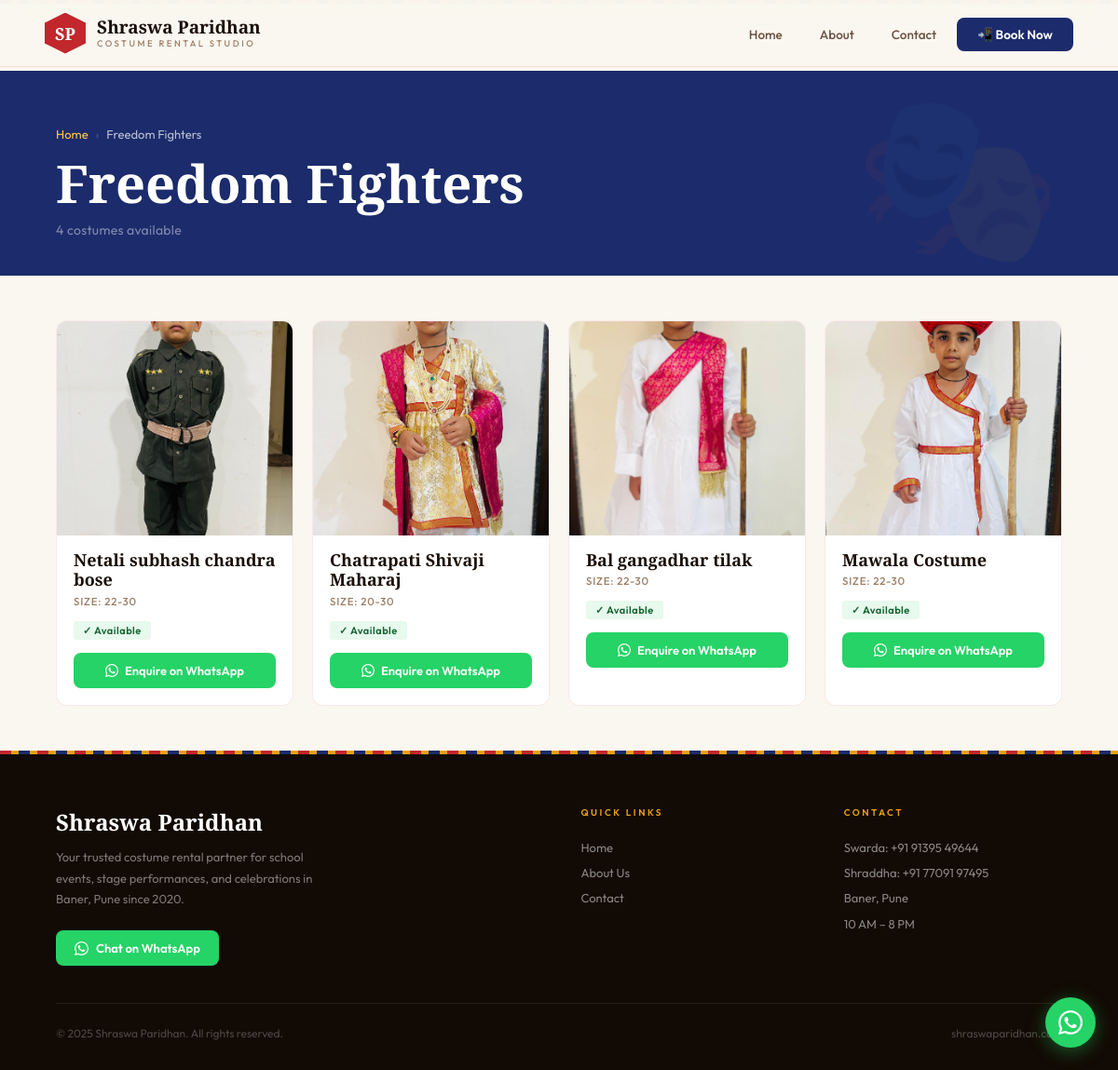
The page /category/5/ on the database its author committed.
### app/models.py (models this page shows, shortened)
class Category(models.Model):
    name = models.CharField(max_length=100)
    parent = models.ForeignKey(
        'self',
        on_delete=models.CASCADE,
        null=True,
        blank=True,
        related_name='subcategories'
    )

class Dress(models.Model):
    name = models.CharField(max_length=200)
    category = models.ForeignKey(Category, on_delete=models.CASCADE, related_name='dresses')
    size = models.CharField(max_length=20)
    price_per_day = models.DecimalField(max_digits=8, decimal_places=2)
    image = models.ImageField(upload_to='dresses/')
    available = models.BooleanField(default=True)

### app/views.py (the view)
# urls.py: path('category/<int:pk>/', views.category_detail, name='category_detail'),
def category_detail(request, pk):
    category = get_object_or_404(Category, pk=pk)
    dresses = category.dresses.all()
    categories = Category.objects.filter(parent=None)
    return render(request, 'app/category_detail.html', {
        'category': category,
        'dresses': dresses,
        'categories': categories,
    })

### app/templates/app/category_detail.html (shortened to what this page needs)
{% extends 'app/base.html' %}
{% block content %}
<div class="cat-detail-hero">
  <div class="breadcrumb">
    <a href="/">Home</a>
    <span class="breadcrumb-sep">›</span>
    <span style="color:rgba(255,255,255,0.7);">{{ category.name }}</span>
  </div>
  <h1 class="cat-detail-title">{{ category.name }}</h1>
  <p class="cat-detail-count">{{ dresses.count }} costume{{ dresses.count|pluralize }} available</p>
</div>
<div class="products-section">
  {% if dresses %}
  <div class="costume-grid">
    {% for dress in dresses %}
    <div class="costume-card">
      <div class="costume-card-img-wrap">
        <img src="{{ dress.image.url }}" alt="{{ dress.name }}" class="costume-card-img" loading="lazy">
      </div>
      <div class="costume-card-body">
        <div class="costume-card-name">{{ dress.name }}</div>
        <div class="costume-card-size">Size: {{ dress.size }}</div>
        {% if dress.available %}
          <div class="badge-available">✓ Available</div>
        {% else %}
          <div class="badge-unavailable">✕ Unavailable</div>
        {% endif %}
        <a href="https://wa.me/919139549644?text=Hi!+I'm+interested+in+renting+{{ dress.name|urlencode }}+(Size:+{{ dress.size|urlencode }})+from+Shraswa+Paridhan."
           class="enquire-btn" target="_blank">
          Enquire on WhatsApp
        </a>
      </div>
    </div>
    {% endfor %}
  </div>
  {% endif %}
</div>
{% endblock %}

### app/templates/app/base.html (style rules this page uses)
:root { --crimson: #C1272D; --crimson-dark: #8B0000; --crimson-light: #E8474D; --turmeric: #E8A117; --turmeric-light: #FFC845; --indigo: #1B2B6B; --indigo-mid: #2D3F8A; --ivory: #FAF7F0; --parchment: #F2EAD8; --warm-dark: #120A04; --text: #1A0E06; --text-muted: #6B5040; --text-light: #9C7E65; --nav-height: 72px; --border: rgba(193,39,45,0.12); }
* { margin: 0; padding: 0; box-sizing: border-box; }
html { scroll-behavior: smooth; }
body { font-family: 'Outfit', sans-serif; background: var(--ivory); color: var(--text); overflow-x: hidden; }
.costume-card { background: white; border-radius: 12px; overflow: hidden; border: 1px solid rgba(193,39,45,0.1); transition: transform 0.3s, box-shadow 0.3s; position: relative; }
.costume-card-img-wrap { position: relative; overflow: hidden; }
.costume-card-img { width: 100%; height: 230px; object-fit: cover; display: block; background: var(--parchment); transition: transform 0.45s ease; }
.costume-card-body { padding: 16px 18px 18px; }
.costume-card-name { font-family: 'Cormorant Garamond', serif; font-weight: 700; font-size: 18px; color: var(--text); margin-bottom: 4px; line-height: 1.2; }
.costume-card-size { font-size: 11.5px; color: var(--text-light); margin-bottom: 12px; font-weight: 500; text-transform: uppercase; letter-spacing: 0.8px; }
.badge-available { display: inline-flex; align-items: center; gap: 5px; padding: 3px 10px; border-radius: 3px; background: rgba(34,197,94,0.1); color: #166534; font-size: 11px; font-weight: 600; margin-bottom: 14px; letter-spacing: 0.5px; }
.enquire-btn { display: flex; align-items: center; justify-content: center; gap: 7px; width: 100%; padding: 11px; background: #25D366; color: white; border-radius: 8px; text-decoration: none; font-size: 13px; font-weight: 600; transition: background 0.2s; }
.costume-grid { display: grid; grid-template-columns: repeat(auto-fill, minmax(230px, 1fr)); gap: 20px; }

### app/templates/app/category_detail.html (style rules this page uses)
.cat-detail-hero { background: var(--indigo); padding: clamp(2.5rem, 5vw, 4rem) clamp(1.5rem, 5vw, 5rem) 2.5rem; position: relative; overflow: hidden; }
.cat-detail-hero::after { content: '🎭'; position: absolute; right: 5%; top: 50%; transform: translateY(-50%); font-size: 180px; opacity: 0.05; pointer-events: none; }
.breadcrumb { font-size: 13px; color: rgba(255,255,255,0.4); margin-bottom: 14px; display: flex; align-items: center; gap: 8px; }
.breadcrumb a { color: var(--turmeric-light); text-decoration: none; transition: opacity 0.2s; }
.breadcrumb-sep { color: rgba(255,255,255,0.25); }
.cat-detail-title { font-family: 'Cormorant Garamond', serif; font-size: clamp(34px, 5vw, 56px); font-weight: 700; color: white; line-height: 1.1; }
.cat-detail-count { font-size: 14px; color: rgba(255,255,255,0.45); margin-top: 10px; letter-spacing: 0.3px; }
.products-section { padding: clamp(2rem, 4vw, 3.5rem) clamp(1.5rem, 5vw, 5rem); }

### rows shown on the page
Category: name "Freedom Fighters", count "4"
Dress: image (picture), name "Netali subhash chandra bose", size "22-30", available "✓ Available"
Dress: image (picture), name "Chatrapati Shivaji Maharaj", size "20-30", available "✓ Available"
Dress: image (picture), name "Bal gangadhar tilak", size "22-30", available "✓ Available"
Dress: image (picture), name "Mawala Costume", size "22-30", available "✓ Available"
